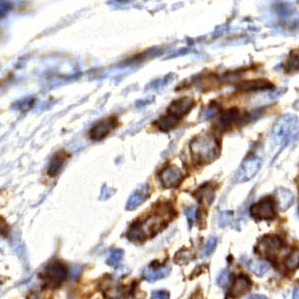
#> input picture examples/PathDetection/utils/sample.jpg, 299 x 299 px, found by its file name
$ jupyter execute --allow-errors threshold_rsc.ipynb
#> lines starting #> are read from the running program, lines starting #| are printed output that depends on the picture; after the words box and inside, x2 and y2 are one past the last pixel; in counts of white or black regions, pixels touching at a corner belong together
[cell 1]
import cv2
import matplotlib.pyplot as plt
import numpy as np

[cell 2]
img = cv2.imread('/home/venkat/Projects/workbook/spear4Med/examples/HL/output/patchDir/sample.jpg')
#> img is the input picture: shape (299, 299, 3); mean B, G, R 186.3, 189, 197.4
# img = cv2.imread('../patch_position(64052_33548)_256_SingleRSC.jpg')

img = cv2.cvtColor(img, cv2.COLOR_BGR2RGB)
output = img.copy()
plt.imshow(img)
plt.show()

[cell 3]
def contour_threshold(img, thresh = 0):
#> called with thresh = 400
    img_grey = cv2.cvtColor(img,cv2.COLOR_BGR2GRAY)
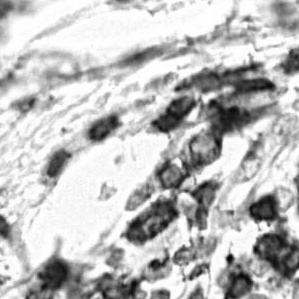
#> img_grey: shape (299, 299); min 5, max 255, mean 189.1
    #get threshold image
    ret,thresh_img = cv2.threshold(img_grey, thresh, 255, cv2.THRESH_BINARY)
#> thresh_img: shape (299, 299); every value is 0
#> ret = 400
    #find contours
    contours, hierarchy = cv2.findContours(thresh_img, cv2.RETR_TREE, cv2.CHAIN_APPROX_SIMPLE)
#> contours = []
    return contours

[cell 4]
def draw_and_plot(img, contours):
    cv2.drawContours(img, contours, -1, (0,255,0), 3)
    #result
    plt.imshow(img)
    plt.show()

[cell 5]
contours = contour_threshold(img, 400)
#> contours = []
draw_and_plot(img, contours)

[cell 6]
def generate_bbox(img, contours):
    count = 0
    for c in contours:
        x,y,w,h = cv2.boundingRect(c)
        # draw the bounding rectangle
        if(w*h>700):
            img = cv2.rectangle(img,(x,y),(x+w,y+h),(0,255,0),2)
            cropped_image = img[y:y+h, x:x+w]
            # cv2.imwrite(f'./threshold_test/patch_{count}.jpg', cropped_image)
            count +=1
#> this loop made 0 passes
#> after the loop, count = 0
        # print(w*h)
    plt.imshow(img)
    plt.show()

[cell 7]
generate_bbox(img, contours)
print(len(contours))
#| 0

[cell 8]
img_nucleus = cv2.imread('./threshold_test/patch_13.jpg')
# img_nucleus = cv2.cvtColor(img_nucleus, cv2.COLOR_BGR2RGB)
#> (the rest of this cell did not finish here and is left out)

#> (a cell that did not finish here is left out)

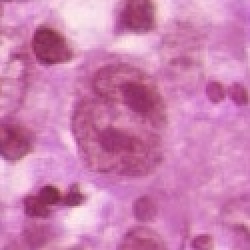
#> input picture examples/HL/images/patch_position(64388_33704)_125_DoubleRSC.jpg, 125 x 125 px, found by its file name (shown 2 times larger)
#> further down, patch is the input picture: shape (125, 125, 3); mean B, G, R 178.9, 127.4, 205.1
# draw_and_plot(img_nucleus, contours)
for c in contours:
    x,y,w,h = cv2.boundingRect(c)
    if(w*h>200):
        print(w*h)
        img_nucleus = cv2.rectangle(img_nucleus,(x,y),(x+w,y+h),(0,255,0),2)
plt.imshow(img_nucleus)
plt.show()
print(len(contours))

[cell 10]
#Clubbed Function
def find_rsc(img):
    count = 0

    contours = contour_threshold(img, 140)
#> call 3 of contour_threshold, with thresh = 140
#> in contour_threshold (call 3), `img_grey = cv2.cvtColor(img,cv2.COLOR_BGR2GRAY)`:
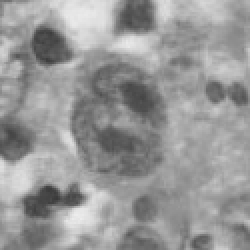
#> img_grey: shape (125, 125) (shown 2 times larger); min 58, max 237, mean 151.6
#> in contour_threshold (call 3), `ret,thresh_img = cv2.threshold(img_grey, thresh, 255, cv2.THRESH_BINARY)`:
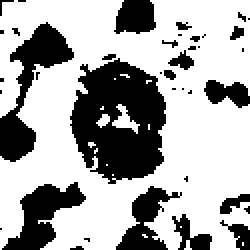
#> thresh_img: shape (125, 125) (shown 2 times larger); 66.8% white; 39 black regions (26 under 20 px)
#> in contour_threshold (call 3), `ret,thresh_img = cv2.threshold(img_grey, thresh, 255, cv2.THRESH_BINARY)`: ret = 140
#> in contour_threshold (call 3), `contours, hierarchy = cv2.findContours(thresh_img, cv2.RETR_TREE, cv2...`: contours = 43 contours, 33 with area under 20; largest, box (x1, y1, x2, y2) and area: (0, 0, 125, 125) 12263, (34, 28, 84, 93) 2348, (83, 24, 98, 36) 82, (56, 52, 70, 67) 62, (114, 12, 123, 21) 42
    print(len(contours))
#| 43
    width = img.shape[0]
#> width = 125
    height = img.shape[1]
#> height = 125
    for c in contours:
        x,y,w,h = cv2.boundingRect(c)
        area = w*h
        # draw the bounding rectangle
        if(area>700 and (area)<(width*height)):
            nucleolus_count = 1
            # img = cv2.rectangle(img,(x,y),(x+w,y+h),(0,255,0),2)
            cropped_image = img[y:y+h, x:x+w]
            cropped_contours = contour_threshold(cropped_image, 100)
            # print(f'patch{count}',len(cropped_contours))

            for cropC in cropped_contours:
                x,y,w,h = cv2.boundingRect(cropC)
                if(w*h>200 and w*h<area):
                    # print(w*h)
                    cropped_image = cv2.rectangle(cropped_image,(x,y),(x+w,y+h),(0,255,0),2)
                    # print(f'nucleolus {nucleolus_count}: {count}', w*h)
                    # nucleolus_count+=1
            # cv2.drawContours(cropped_image, contours, -1, (0,255,0), 3)
            cv2.imwrite(f'./threshold_test/patch_{count}.jpg', cropped_image)


            count +=1
#> this loop made 43 passes
#> (area, nucleolus_count, ret in contour_threshold, count) on pass 17: (3250, 1, 100, 1)
#> area on passes 2, 5, 6, 7, 10, 15: 20, 15625, 20, 30, 20, 24
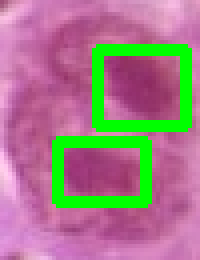
#> cropped_image: shape (65, 50, 3) (shown 4 times larger); mean R, G, B 164.5, 125.9, 136.1
#> after the loop, count = 1

[cell 11]
patch = cv2.imread('../patch_position(64388_33704)_125_DoubleRSC.jpg')
patch = cv2.cvtColor(patch, cv2.COLOR_BGR2RGB)
plt.imshow(patch)
plt.show()
find_rsc(patch)
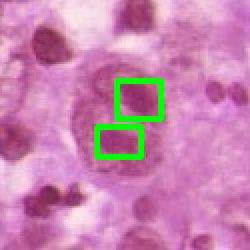
#> patch: shape (125, 125, 3) (shown 2 times larger); mean R, G, B 199.5, 131.9, 174.5

[cell 12]
patch = cv2.imread('../patch_position(64388_33704)_125_DoubleRSC.jpg')
patch = cv2.cvtColor(patch, cv2.COLOR_BGR2RGB)
contours = contour_threshold(patch, 140)
generate_bbox(patch, contours)
#> the loop in generate_bbox (call 2), `for c in contours:` made 43 passes
#> (x, y, w, h, count) on passes 5, 17: (0, 0, 125, 125, 1), (34, 28, 50, 65, 2)
#> (x, y, w, h) on passes 2, 4, 6, 7, 8, 9: (92, 120, 4, 5), (90, 113, 1, 1), (41, 118, 5, 4), (109, 109, 6, 5), (80, 103, 3, 4), (89, 95, 3, 4)
#> after the loop in generate_bbox (call 2), `for c in contours:`:
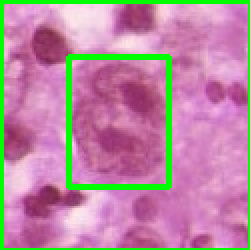
#> img: shape (125, 125, 3) (shown 2 times larger); mean R, G, B 185.7, 138, 161.6
#> after the loop in generate_bbox (call 2), `for c in contours:`: count = 2
